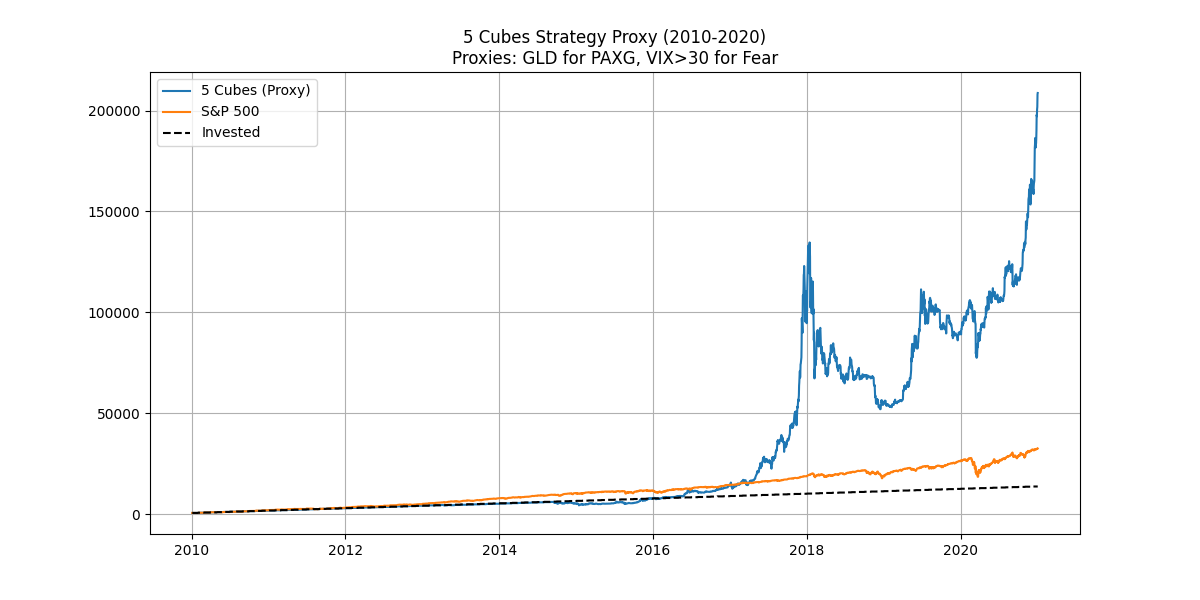

Reproduce this figure in Python.
import pandas as pd
import yfinance as yf
import requests
import matplotlib.pyplot as plt
import numpy as np
from datetime import datetime, timedelta

# --- CONFIGURATION ---
START_DATE = "2010-01-01"
END_DATE = "2020-12-31"
INITIAL_CAPITAL = 500
MONTHLY_DCA = 100
FEE = 0.001 

# --- PMI DATA (2010-2020) ---
PMI_DATA = {
    # 2010
    '2010-01': 57.2, '2010-02': 55.8, '2010-03': 58.8, '2010-04': 58.1, '2010-05': 58.3, '2010-06': 56.4,
    '2010-07': 56.4, '2010-08': 58.0, '2010-09': 56.3, '2010-10': 57.7, '2010-11': 56.6, '2010-12': 57.0,
    # 2011
    '2011-01': 59.0, '2011-02': 59.3, '2011-03': 59.1, '2011-04': 58.9, '2011-05': 53.5, '2011-06': 56.6,
    '2011-07': 52.9, '2011-08': 53.0, '2011-09': 52.8, '2011-10': 51.8, '2011-11': 52.1, '2011-12': 53.9,
    # 2012
    '2012-01': 54.1, '2012-02': 52.6, '2012-03': 53.4, '2012-04': 54.8, '2012-05': 50.7, '2012-06': 49.7,
    '2012-07': 49.8, '2012-08': 49.6, '2012-09': 51.5, '2012-10': 51.7, '2012-11': 49.5, '2012-12': 50.7,
    # 2013
    '2013-01': 52.3, '2013-02': 53.1, '2013-03': 51.3, '2013-04': 50.0, '2013-05': 49.0, '2013-06': 50.9,
    '2013-07': 54.9, '2013-08': 55.7, '2013-09': 56.2, '2013-10': 56.4, '2013-11': 57.3, '2013-12': 56.5,
    # 2014
    '2014-01': 53.1, '2014-02': 53.7, '2014-03': 53.7, '2014-04': 54.9, '2014-05': 53.2, '2014-06': 55.3,
    '2014-07': 57.1, '2014-08': 59.0, '2014-09': 56.6, '2014-10': 59.0, '2014-11': 58.7, '2014-12': 55.5,
    # 2015
    '2015-01': 53.5, '2015-02': 52.9, '2015-03': 51.5, '2015-04': 51.3, '2015-05': 52.8, '2015-06': 53.5,
    '2015-07': 52.7, '2015-08': 51.1, '2015-09': 50.2, '2015-10': 50.1, '2015-11': 48.6, '2015-12': 48.0,
    # 2016
    '2016-01': 48.2, '2016-02': 49.5, '2016-03': 51.8, '2016-04': 50.8, '2016-05': 51.3, '2016-06': 53.2,
    '2016-07': 52.6, '2016-08': 49.4, '2016-09': 51.5, '2016-10': 51.9, '2016-11': 53.2, '2016-12': 54.7,
    # 2017
    '2017-01': 56.0, '2017-02': 57.7, '2017-03': 57.2, '2017-04': 54.8, '2017-05': 54.9, '2017-06': 57.8,
    '2017-07': 56.3, '2017-08': 58.8, '2017-09': 60.8, '2017-10': 58.7, '2017-11': 58.2, '2017-12': 59.7,
    # 2018
    '2018-01': 59.1, '2018-02': 60.8, '2018-03': 59.3, '2018-04': 57.3, '2018-05': 58.7, '2018-06': 60.2,
    '2018-07': 58.1, '2018-08': 61.3, '2018-09': 59.8, '2018-10': 57.7, '2018-11': 59.3, '2018-12': 54.1,
    # 2019
    '2019-01': 56.6, '2019-02': 54.2, '2019-03': 55.3, '2019-04': 52.8, '2019-05': 52.1, '2019-06': 51.7,
    '2019-07': 51.2, '2019-08': 49.1, '2019-09': 47.8, '2019-10': 48.3, '2019-11': 48.1, '2019-12': 47.2,
    # 2020 included for completion logic overlap
    '2020-01': 50.9, '2020-02': 50.1, '2020-03': 49.1, '2020-04': 41.5, '2020-05': 43.1, '2020-06': 52.6,
    '2020-07': 54.2, '2020-08': 56.0, '2020-09': 55.4, '2020-10': 59.3, '2020-11': 57.5, '2020-12': 60.7,
}

def get_historical_data():
    print("Fetching historical data (2010-2020)...")
    tickers = ['BTC-USD', 'ETH-USD', 'GLD', 'DX-Y.NYB', 'SPY', '^VIX']
    # Start slightly earlier to get initial data
    data = yf.download(tickers, start="2009-12-01", end="2021-01-01")['Close']
    data.index = pd.to_datetime(data.index)
    return data

def backtest():
    df = get_historical_data()
    df = df.bfill() # Backward fill
    
    # CALCULATE SMA 200 for BTC
    df['BTC_SMA200'] = df['BTC-USD'].rolling(window=200).mean()
    
    # CALCULATE VOLATILITY (VIX) MOVING AVERAGE (20 days)
    # Using VIX as proxy for Crypto Volatility in this era
    df['VIX_SMA20'] = df['^VIX'].rolling(window=20).mean()

    # Trim to start date (after window calc)
    df = df[df.index >= START_DATE]

    # Portfolio State
    holdings = {'BTC': 0, 'ETH': 0, 'SOL': 0, 'PAXG': 0, 'USDT': INITIAL_CAPITAL}
    avg_buy_prices = {'BTC': 0, 'ETH': 0, 'SOL': 0, 'PAXG': 0}
    cash_invested = INITIAL_CAPITAL
    
    # S&P Benchmark
    first_valid_idx = df['SPY'].first_valid_index()
    initial_spy_price = df.loc[first_valid_idx]['SPY']
    spy_holdings = INITIAL_CAPITAL / initial_spy_price
    spy_invested = INITIAL_CAPITAL
    
    portfolio_values = []
    spy_values = []
    
    dates = df.index
    print("Running simulation...")
    
    for i, date in enumerate(dates):
        try:
            row = df.iloc[i]
            year_month = date.strftime("%Y-%m")
            
            # --- PRICES & PROXIES ---
            # Handle BTC 
            btc_price = row['BTC-USD']
            if pd.isna(btc_price):
                 # Before BTC data (2010-mid 2010 mostly missing in YF sometimes)
                 # We skip trading until data exists
                 if portfolio_values:
                    portfolio_values.append({'date': date, 'value': portfolio_values[-1]['value'], 'invested': cash_invested})
                    spy_values.append({'date': date, 'value': spy_values[-1]['value']})
                 continue

            eth_price = row.get('ETH-USD', np.nan)
            
            # GLD is Proxy for PAXG
            gld_price = row['GLD'] 
            
            prices = {
                'BTC': btc_price,
                'ETH': eth_price,
                'SOL': 0, # Not avail
                'PAXG': gld_price, # PROXY
                'SPY': row['SPY']
            }
            
            # --- INDICATORS ---
            dxy = row['DX-Y.NYB']
            vix = row['^VIX']
            pmi = PMI_DATA.get(year_month, 50)
            
            # --- DCA ---
            if i == 0 or date.month != dates[i-1].month:
                holdings['USDT'] += MONTHLY_DCA
                cash_invested += MONTHLY_DCA
                spy_holdings += MONTHLY_DCA / prices['SPY']
                spy_invested += MONTHLY_DCA

            # --- MODE DETERMINATION ---
            # --- SAFETY SWITCHES ---
            btc_sma200 = row['BTC_SMA200']
            vix_sma20 = row['VIX_SMA20']
            
            mode = "SHIELD" # Default
            
            # 1. Bear Market Check (SMA 200)
            if not pd.isna(btc_price) and not pd.isna(btc_sma200) and btc_price < btc_sma200:
                mode = "BEAR_SHIELD" # New Mode: 70% PAXG, 30% USDT
            
            else:
                # 2. Volatility Check
                # If VIX is rising (Current > SMA20), block ATTACK
                volatility_rising = (vix > vix_sma20)
                
                if vix > 30 and not volatility_rising:
                     mode = "ATTACK"
                elif dxy < 103 and pmi > 50:
                     mode = "CRUISE"
                else:
                     mode = "SHIELD"
                
                # If Volatility Rising, downgrade ATTACK to CRUISE/SHIELD?
                # User: "If volatility rises... Fear is not a buying opportunity" -> Block Attack
                if mode == "ATTACK" and volatility_rising:
                    mode = "SHIELD" # Fallback defensive

            # --- TARGET WEIGHTS & NORMALIZATION ---
            # Assets available check
            avail_assets = ['BTC', 'PAXG'] # Always available (PAXG via GLD)
            if not pd.isna(eth_price): # ETH available?
                avail_assets.append('ETH')
            
            raw_targets = {}
            if mode == "ATTACK":
                # Ideal: SOL 40, ETH 30, BTC 30
                raw_targets = {'SOL': 0.40, 'ETH': 0.30, 'BTC': 0.30, 'PAXG': 0.0}
            elif mode == "CRUISE":
                # Ideal: BTC 40, ETH 30, SOL 30
                raw_targets = {'BTC': 0.40, 'ETH': 0.30, 'SOL': 0.30, 'PAXG': 0.0}
            elif mode == "BEAR_SHIELD":
                 # New Conservative Mode: 70% PAXG, 30% USDT
                 raw_targets = {'BTC': 0.0, 'PAXG': 0.70, 'USDT': 0.30, 'ETH': 0.0, 'SOL': 0.0}
            else: # SHIELD
                # Ideal: BTC 40, PAXG 40, USDT 20
                raw_targets = {'BTC': 0.40, 'PAXG': 0.40, 'USDT': 0.20, 'ETH': 0.0, 'SOL': 0.0}
            
            # Normalize
            final_targets = {}
            total_weight = 0
            
            # First pass: sum weights of available assets
            for asset, w in raw_targets.items():
                if w > 0:
                    if asset == 'USDT': 
                         total_weight += w
                         continue
                    if asset == 'SOL': continue # Never avail 2010-2020
                    if asset == 'ETH' and 'ETH' not in avail_assets: continue
                    total_weight += w
            
            if total_weight == 0: 
                # Fallback purely to USDT if nothing fits (unlikely)
                final_targets = {'USDT': 1.0}
            else:
                for asset, w in raw_targets.items():
                    if asset == 'SOL': continue
                    if asset == 'ETH' and 'ETH' not in avail_assets: continue
                    
                    if w > 0:
                        final_targets[asset] = w / total_weight

            # --- REBALANCE ---
            # Calc Total Value
            current_val = holdings['USDT']
            if not pd.isna(prices['BTC']): current_val += holdings['BTC'] * prices['BTC']
            if not pd.isna(prices['ETH']): current_val += holdings['ETH'] * prices['ETH']
            current_val += holdings['PAXG'] * prices['PAXG']
            
            # Sells
            for asset in ['BTC', 'ETH', 'PAXG']:
                if asset not in final_targets and holdings[asset] > 0:
                    # Sell all if not in target (e.g. ETH became unavail? No, logic prevents)
                    # Actually if target is 0.
                    pass
                
                target_ratio = final_targets.get(asset, 0)
                price = prices[asset]
                if pd.isna(price): continue
                
                target_usd = current_val * target_ratio
                curr_usd = holdings[asset] * price
                diff = target_usd - curr_usd
                
                if diff < -1:
                    # Zero Loss Check (Simple: Don't sell crypto in loss unless Shield)
                    avg_buy = avg_buy_prices.get(asset, 0)
                    if asset in ['BTC', 'ETH'] and price < avg_buy and mode != "SHIELD":
                        continue
                        
                    sell_amt = abs(diff) / price
                    holdings[asset] -= sell_amt
                    holdings['USDT'] += abs(diff) * (1 - FEE)

            # Buys
            # Recalc cash after sells
            current_val_after_sells = holdings['USDT']
            current_val_after_sells += holdings['BTC'] * prices['BTC']
            if not pd.isna(prices['ETH']): current_val_after_sells += holdings['ETH'] * prices['ETH']
            current_val_after_sells += holdings['PAXG'] * prices['PAXG']

            for asset in ['BTC', 'ETH', 'PAXG']:
                target_ratio = final_targets.get(asset, 0)
                price = prices.get(asset, 0)
                if pd.isna(price) or price == 0: continue
                
                target_usd = current_val_after_sells * target_ratio
                curr_usd = holdings[asset] * price
                diff = target_usd - curr_usd
                
                if diff > 1 and holdings['USDT'] > diff:
                    buy_amt = diff / price
                    holdings[asset] += buy_amt
                    holdings['USDT'] -= diff
                    
                    # Avg Buy
                    prev = holdings[asset] - buy_amt
                    if holdings[asset] > 0:
                        old_cost = prev * avg_buy_prices.get(asset, 0)
                        new_cost = buy_amt * price
                        avg_buy_prices[asset] = (old_cost + new_cost) / holdings[asset]

            # Record
            total_port = holdings['USDT'] 
            total_port += holdings['BTC'] * prices['BTC']
            if not pd.isna(prices['ETH']): total_port += holdings['ETH'] * prices['ETH']
            total_port += holdings['PAXG'] * prices['PAXG']
            
            portfolio_values.append({'date': date, 'value': total_port, 'invested': cash_invested})
            spy_values.append({'date': date, 'value': spy_holdings * prices['SPY']})

        except Exception as e:
            # print(e)
            pass

    # Plot
    res_df = pd.DataFrame(portfolio_values).set_index('date')
    spy_df = pd.DataFrame(spy_values).set_index('date')
    
    plt.figure(figsize=(12, 6))
    plt.plot(res_df.index, res_df['value'], label='5 Cubes (Proxy)')
    plt.plot(spy_df.index, spy_df['value'], label='S&P 500')
    plt.plot(res_df.index, res_df['invested'], label='Invested', linestyle='--', color='black')
    plt.title("5 Cubes Strategy Proxy (2010-2020)\nProxies: GLD for PAXG, VIX>30 for Fear")
    plt.legend()
    plt.grid(True)
    plt.savefig('backtest_2010_2020.png')
    
    final = res_df['value'].iloc[-1]
    sp_final = spy_df['value'].iloc[-1]
    inv = res_df['invested'].iloc[-1]
    
    print(f"--- 2010-2020 RESULTS ---")
    print(f"Invested: {inv:.2f}")
    print(f"5 Cubes: {final:.2f}")
    print(f"S&P 500: {sp_final:.2f}")

if __name__ == "__main__":
    backtest()
